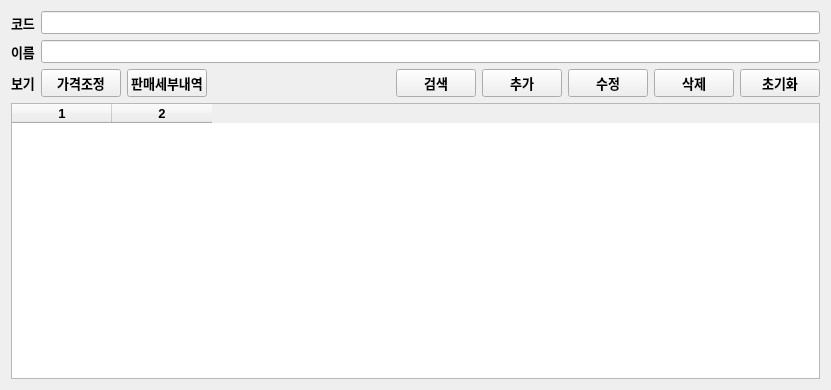
<?xml version="1.0" encoding="UTF-8"?>
<ui version="4.0">
 <class>DepartmentForm</class>
 <widget class="QWidget" name="DepartmentForm">
  <property name="geometry">
   <rect>
    <x>0</x>
    <y>0</y>
    <width>831</width>
    <height>390</height>
   </rect>
  </property>
  <property name="windowTitle">
   <string>제품목록</string>
  </property>
  <layout class="QGridLayout" name="gridLayout_3">
   <item row="0" column="0">
    <layout class="QGridLayout" name="gridLayout_2">
     <item row="0" column="0">
      <layout class="QGridLayout" name="gridLayout">
       <item row="0" column="0">
        <widget class="QLabel" name="lbl_code">
         <property name="font">
          <font>
           <pointsize>10</pointsize>
           <weight>75</weight>
           <bold>true</bold>
          </font>
         </property>
         <property name="text">
          <string>코드</string>
         </property>
        </widget>
       </item>
       <item row="0" column="1">
        <widget class="QLineEdit" name="le_code">
         <property name="font">
          <font>
           <pointsize>10</pointsize>
           <weight>75</weight>
           <bold>true</bold>
          </font>
         </property>
        </widget>
       </item>
       <item row="1" column="0">
        <widget class="QLabel" name="lbl_name">
         <property name="font">
          <font>
           <pointsize>10</pointsize>
           <weight>75</weight>
           <bold>true</bold>
          </font>
         </property>
         <property name="text">
          <string>이름</string>
         </property>
        </widget>
       </item>
       <item row="1" column="1">
        <widget class="QLineEdit" name="le_name">
         <property name="font">
          <font>
           <pointsize>10</pointsize>
           <weight>75</weight>
           <bold>true</bold>
          </font>
         </property>
        </widget>
       </item>
      </layout>
     </item>
     <item row="1" column="0">
      <layout class="QHBoxLayout" name="horizontalLayout">
       <item>
        <widget class="QLabel" name="lbl_show">
         <property name="font">
          <font>
           <pointsize>10</pointsize>
           <weight>75</weight>
           <bold>true</bold>
          </font>
         </property>
         <property name="text">
          <string>보기</string>
         </property>
        </widget>
       </item>
       <item>
        <widget class="QPushButton" name="btn_sale">
         <property name="font">
          <font>
           <pointsize>10</pointsize>
           <weight>75</weight>
           <bold>true</bold>
          </font>
         </property>
         <property name="text">
          <string>가격조정</string>
         </property>
        </widget>
       </item>
       <item>
        <widget class="QPushButton" name="btn_saledetail">
         <property name="font">
          <font>
           <pointsize>10</pointsize>
           <weight>75</weight>
           <bold>true</bold>
          </font>
         </property>
         <property name="text">
          <string>판매세부내역</string>
         </property>
        </widget>
       </item>
       <item>
        <spacer name="horizontalSpacer">
         <property name="orientation">
          <enum>Qt::Horizontal</enum>
         </property>
         <property name="sizeHint" stdset="0">
          <size>
           <width>40</width>
           <height>20</height>
          </size>
         </property>
        </spacer>
       </item>
       <item>
        <widget class="QPushButton" name="btn_search">
         <property name="font">
          <font>
           <pointsize>10</pointsize>
           <weight>75</weight>
           <bold>true</bold>
          </font>
         </property>
         <property name="text">
          <string>검색</string>
         </property>
        </widget>
       </item>
       <item>
        <widget class="QPushButton" name="btn_add">
         <property name="font">
          <font>
           <pointsize>10</pointsize>
           <weight>75</weight>
           <bold>true</bold>
          </font>
         </property>
         <property name="text">
          <string>추가</string>
         </property>
        </widget>
       </item>
       <item>
        <widget class="QPushButton" name="btn_update">
         <property name="font">
          <font>
           <pointsize>10</pointsize>
           <weight>75</weight>
           <bold>true</bold>
          </font>
         </property>
         <property name="text">
          <string>수정</string>
         </property>
        </widget>
       </item>
       <item>
        <widget class="QPushButton" name="btn_del">
         <property name="font">
          <font>
           <pointsize>10</pointsize>
           <weight>75</weight>
           <bold>true</bold>
          </font>
         </property>
         <property name="text">
          <string>삭제</string>
         </property>
        </widget>
       </item>
       <item>
        <widget class="QPushButton" name="btn_init">
         <property name="font">
          <font>
           <pointsize>10</pointsize>
           <weight>75</weight>
           <bold>true</bold>
          </font>
         </property>
         <property name="text">
          <string>초기화</string>
         </property>
        </widget>
       </item>
      </layout>
     </item>
     <item row="2" column="0">
      <widget class="QTableWidget" name="tableWidget">
       <property name="font">
        <font>
         <pointsize>10</pointsize>
         <weight>75</weight>
         <bold>true</bold>
        </font>
       </property>
       <property name="rowCount">
        <number>0</number>
       </property>
       <property name="columnCount">
        <number>2</number>
       </property>
       <attribute name="verticalHeaderVisible">
        <bool>true</bool>
       </attribute>
       <attribute name="verticalHeaderCascadingSectionResizes">
        <bool>false</bool>
       </attribute>
       <column/>
       <column/>
      </widget>
     </item>
    </layout>
   </item>
  </layout>
 </widget>
 <resources/>
 <connections/>
</ui>
